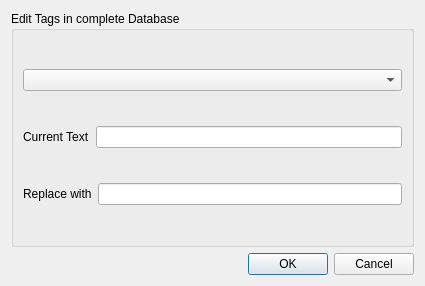
<?xml version="1.0" encoding="UTF-8"?>
<ui version="4.0">
 <class>DatabaseTagDialog</class>
 <widget class="QDialog" name="DatabaseTagDialog">
  <property name="geometry">
   <rect>
    <x>0</x>
    <y>0</y>
    <width>425</width>
    <height>286</height>
   </rect>
  </property>
  <property name="windowTitle">
   <string>Dialog</string>
  </property>
  <layout class="QVBoxLayout" name="verticalLayout">
   <item>
    <widget class="QGroupBox" name="groupBox">
     <property name="title">
      <string>Edit Tags in complete Database</string>
     </property>
     <layout class="QVBoxLayout" name="verticalLayout_2">
      <item>
       <widget class="QComboBox" name="cbTags"/>
      </item>
      <item>
       <layout class="QHBoxLayout" name="horizontalLayout_2">
        <item>
         <widget class="QLabel" name="label_2">
          <property name="text">
           <string>Current Text</string>
          </property>
          <property name="buddy">
           <cstring>currentText</cstring>
          </property>
         </widget>
        </item>
        <item>
         <widget class="QLineEdit" name="currentText"/>
        </item>
       </layout>
      </item>
      <item>
       <layout class="QHBoxLayout" name="horizontalLayout">
        <item>
         <widget class="QLabel" name="label">
          <property name="text">
           <string>Replace with</string>
          </property>
          <property name="buddy">
           <cstring>replacement</cstring>
          </property>
         </widget>
        </item>
        <item>
         <widget class="QLineEdit" name="replacement"/>
        </item>
       </layout>
      </item>
     </layout>
    </widget>
   </item>
   <item>
    <widget class="QDialogButtonBox" name="buttonBox">
     <property name="orientation">
      <enum>Qt::Horizontal</enum>
     </property>
     <property name="standardButtons">
      <set>QDialogButtonBox::Cancel|QDialogButtonBox::Ok</set>
     </property>
    </widget>
   </item>
  </layout>
 </widget>
 <resources/>
 <connections>
  <connection>
   <sender>buttonBox</sender>
   <signal>accepted()</signal>
   <receiver>DatabaseTagDialog</receiver>
   <slot>accept()</slot>
   <hints>
    <hint type="sourcelabel">
     <x>248</x>
     <y>254</y>
    </hint>
    <hint type="destinationlabel">
     <x>157</x>
     <y>274</y>
    </hint>
   </hints>
  </connection>
  <connection>
   <sender>buttonBox</sender>
   <signal>rejected()</signal>
   <receiver>DatabaseTagDialog</receiver>
   <slot>reject()</slot>
   <hints>
    <hint type="sourcelabel">
     <x>316</x>
     <y>260</y>
    </hint>
    <hint type="destinationlabel">
     <x>286</x>
     <y>274</y>
    </hint>
   </hints>
  </connection>
 </connections>
</ui>
